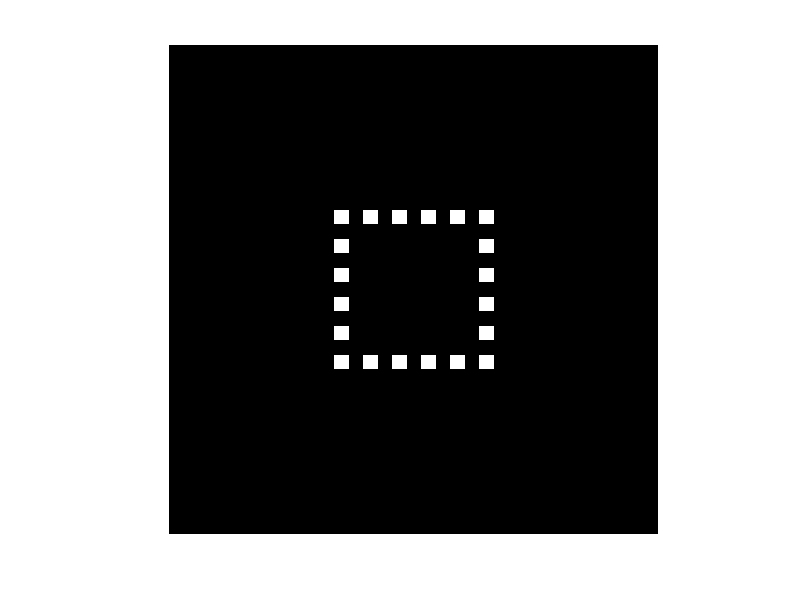
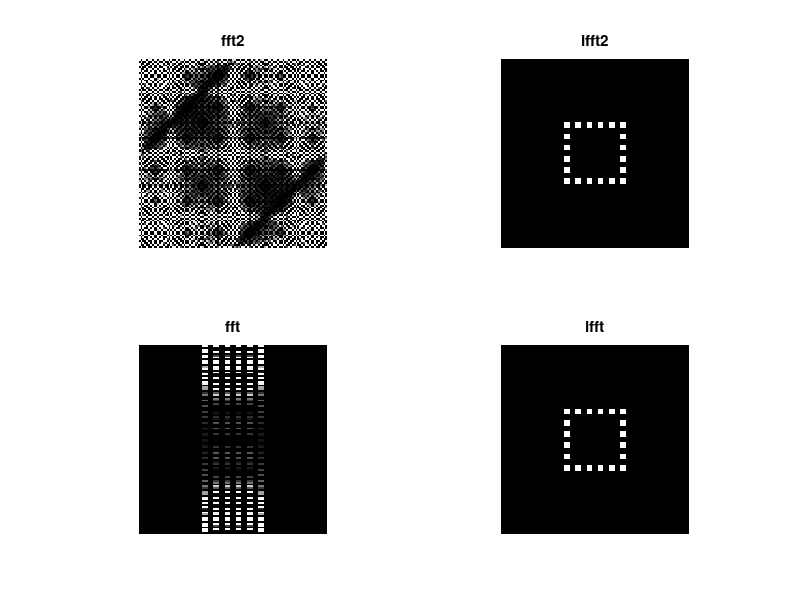

Here is the MATLAB script that generated these plots, in order:
A = zeros(101);
c = [51 51];
l = 30;

step = 6;
size = 2;

for i = 0:step:l
    for j = -(size/2):(size/2)
        for k = -(size/2):(size/2)
            px = c(1) - (l / 2) + i;
            py = c(2) - (l / 2);
            
            A(px + j, py + k) = 1;
            A(px + k, py + j) = 1;

            A(py + j, px + k) = 1;
            A(py + k, px + j) = 1;
            
            A(px + j, py + l + k) = 1;
            A(px + k, py + l + j) = 1;
            
            A(py + l + j, px + k) = 1;
            A(py + l + k, px + j) = 1;
        end
    end
end

imshow(A);

B = fft2(A);
C = ifft2(B);

D = fft(A);
E = ifft(D);

figure, 
subplot(2,2,1), imshow(B), title('fft2'), 
subplot(2,2,2), imshow(C), title('ifft2'),

subplot(2,2,3), imshow(D), title('fft'), 
subplot(2,2,4), imshow(E), title('ifft');